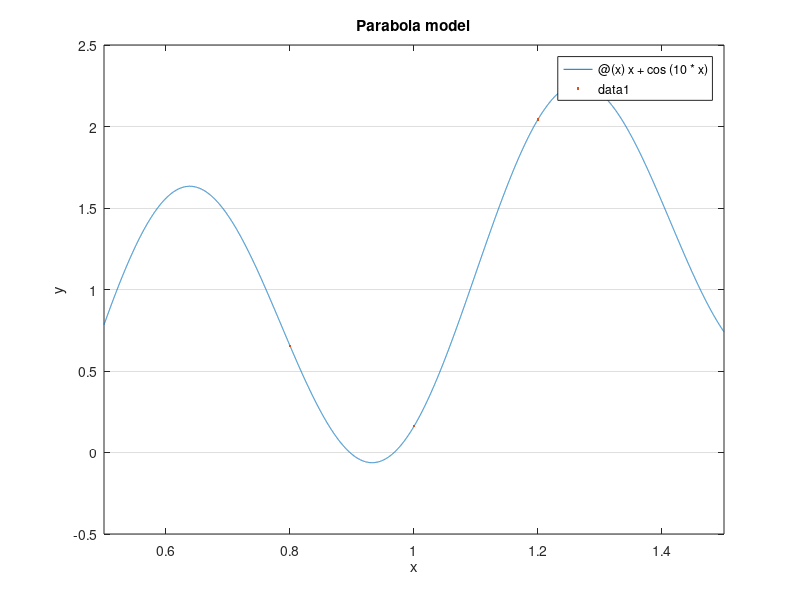

Source code (MATLAB): (Note: this script raises an error after producing the figure.)
%%
% Here we look for a root of $x+\cos(10x)$ that is close to 1. 
f = @(x) x + cos(10*x);
interval = [0.5,1.5];
fplot(f,interval)
set(gca,'ygrid','on'), axis(axis)   % ignore this line
title('Objective function')    % ignore this line
xlabel('x'), ylabel('y')    % ignore this line
r = fzero(f,1)

%%
% We choose three values to get the iteration started.
x = [0.8 1.2 1]';
y = f(x);
hold on, plot(x,y,'.')
title('Three initial points')    % ignore this line

%%
% If we were using "forward" interpolation, we would ask for the polynomial
% interpolant of $y$ as a function of $x$. But that parabola has no real
% roots. 
c = polyfit(x,y,2);    % coefficients of interpolant
q = @(x) polyval(c,x);
fplot(q,interval,'--')
title('Parabola model')     % ignore this line

%%
% To do inverse interpolation, we swap the roles of $x$ and $y$ in the
% interpolation.
cla, fplot(f,interval), plot(x,y,'.')     % ignore this line
c = polyfit(y,x,2);    % coefficients of interpolating polynomial
q = @(y) polyval(c,y);
fplot(q,@(y) y,ylim,'--')    % plot x=q(y), y=y
title('Sideways parabola')    % ignore this line

%%
% We seek the value of $x$ that makes $y$ zero. This means evaluating $q$
% at zero. 
x = [x; q(0)];
y = [y; f(x(end))]


%%
% We repeat the process a few more times.
for k = 4:8
    c = polyfit(y(k-2:k),x(k-2:k),2);
    x(k+1) = polyval(c,0);
    y(k+1) = f(x(k+1));
end

%%
% Here is the sequence of errors.
format short e
err = x - r

%%
% The error seems to be superlinear, but subquadratic.
logerr = log(abs(err));
ratios = logerr(2:end) ./ logerr(1:end-1)
